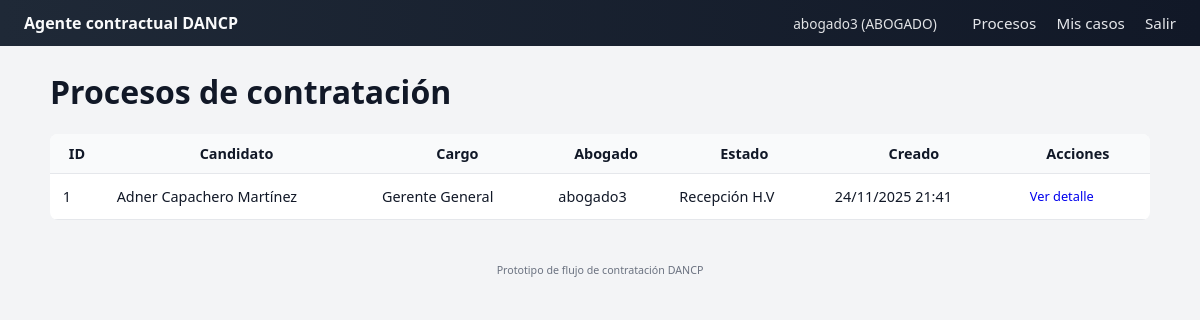
The app's page / (signed in) with its own data.
### app.py (models this page shows, shortened)
class User(db.Model, UserMixin):
    __tablename__ = "usuarios"
    id = db.Column(db.Integer, primary_key=True)
    username = db.Column(db.String(80), unique=True, nullable=False)
    password_hash = db.Column(db.String(255), nullable=False)
    rol = db.Column(db.String(20), nullable=False)  # "USUARIO" o "ABOGADO"
    procesos_abogado = db.relationship(
        "ProcesoContratacion",
        back_populates="abogado",
        lazy="dynamic",
    )

class ProcesoContratacion(db.Model):
    __tablename__ = "procesos_contratacion"
    id = db.Column(db.Integer, primary_key=True)
    nombre_candidato = db.Column(db.String(120), nullable=False)
    telefono = db.Column(db.String(50))
    identificacion = db.Column(db.String(50))
    correo = db.Column(db.String(120))
    cargo = db.Column(db.String(120), nullable=False)
    area = db.Column(db.String(120))
    cv_filename = db.Column(db.String(255))  # archivo almacenado
    estado_index = db.Column(db.Integer, default=0)
    observaciones = db.Column(db.Text)
    abogado_id = db.Column(db.Integer, db.ForeignKey("usuarios.id"))
    abogado = db.relationship("User", back_populates="procesos_abogado")
    fecha_creacion = db.Column(db.DateTime, default=datetime.utcnow)
    fecha_actualizacion = db.Column(
        db.DateTime, default=datetime.utcnow, onupdate=datetime.utcnow
    )
    def estado_actual(self) -> str:
        try:
            return ESTADOS_PROCESO[self.estado_index]
        except IndexError:
            return "Desconocido"

### app.py (the view)
@app.route("/")
@login_required
def index():
    if current_user.rol == "ABOGADO":
        procesos = ProcesoContratacion.query.filter_by(
            abogado_id=current_user.id
        ).order_by(ProcesoContratacion.fecha_creacion.desc()).all()
    else:
        procesos = ProcesoContratacion.query.order_by(
            ProcesoContratacion.fecha_creacion.desc()
        ).all()
    return render_template(
        "index.html",
        procesos=procesos,
        ESTADOS=ESTADOS_PROCESO,
    )

### app.py (called while the page is built)
@login_manager.user_loader
def load_user(user_id):
    return User.query.get(int(user_id))

### templates/index.html (shortened to what this page needs)
{% extends "base.html" %}
{% block content %}
<h1>Procesos de contratación</h1>
<table class="tabla">
    <thead>
    <tr>
        <th>ID</th>
        <th>Candidato</th>
        <th>Cargo</th>
        <th>Abogado</th>
        <th>Estado</th>
        <th>Creado</th>
        <th>Acciones</th>
    </tr>
    </thead>
    <tbody>
    {% for p in procesos %}
        <tr>
            <td>{{ p.id }}</td>
            <td>{{ p.nombre_candidato }}</td>
            <td>{{ p.cargo }}</td>
            <td>{{ p.abogado.username if p.abogado else '-' }}</td>
            <td>{{ p.estado_actual() }}</td>
            <td>{{ p.fecha_creacion.strftime("%d/%m/%Y %H:%M") }}</td>
            <td>
                <a class="btn btn-small" href="{{ url_for('detalle_proceso', proceso_id=p.id) }}">
                    Ver detalle
                </a>
            </td>
        </tr>
    {% else %}
        <tr>
            <td colspan="7" style="text-align:center;">No hay procesos registrados.</td>
        </tr>
    {% endfor %}
    </tbody>
</table>
{% endblock %}

### templates/base.html (shortened to what this page needs)
<!DOCTYPE html>
<html lang="es">
<head>
    <link rel="stylesheet" href="{{ url_for('static', filename='css/styles.css') }}">
</head>
<body>
<nav class="navbar">
    <div class="navbar-brand">Agente contractual DANCP</div>
    <div class="navbar-links">
        {% if current_user.is_authenticated %}
            <span class="navbar-user">
                {{ current_user.username }} ({{ current_user.rol }})
            </span>
            <a href="{{ url_for('index') }}">Procesos</a>
            {% if current_user.rol == 'ABOGADO' %}
                <a href="{{ url_for('mis_casos') }}">Mis casos</a>
            {% endif %}
            <a href="{{ url_for('logout') }}">Salir</a>
        {% else %}
            <a href="{{ url_for('login') }}">Iniciar sesión</a>
        {% endif %}
    </div>
</nav>
<main class="container">
    {% block content %}{% endblock %}
</main>
<footer class="footer">
    <small>Prototipo de flujo de contratación DANCP</small>
</footer>
</body>
</html>

### static/css/styles.css (style rules this page uses)
body { font-family: system-ui, -apple-system, BlinkMacSystemFont, "Segoe UI", sans-serif; margin: 0; background: #f3f4f6; color: #111827; }
.navbar { display: flex; justify-content: space-between; padding: 0.75rem 1.5rem; background: linear-gradient(90deg, #1f2937, #111827); color: #f9fafb; }
.navbar a { color: #e5e7eb; margin-left: 1rem; text-decoration: none; font-size: 0.95rem; }
.navbar-brand { font-weight: 600; }
.navbar-user { margin-right: 1rem; font-size: 0.85rem; opacity: 0.9; }
.container { max-width: 1100px; margin: 1.5rem auto; padding: 0 1rem; }
.footer { text-align: center; padding: 1rem; font-size: 0.8rem; color: #6b7280; }
.btn { display: inline-block; padding: 0.4rem 0.9rem; border-radius: 0.4rem; border: none; cursor: pointer; font-size: 0.9rem; text-decoration: none; }
.btn-small { font-size: 0.8rem; padding: 0.25rem 0.7rem; }
.tabla { width: 100%; border-collapse: collapse; margin-top: 1rem; background: #ffffff; border-radius: 0.5rem; overflow: hidden; }
.tabla th, .tabla td { padding: 0.6rem 0.8rem; border-bottom: 1px solid #e5e7eb; font-size: 0.9rem; }
.tabla thead { background: #f9fafb; }

### records on screen
User: username "abogado3", rol "ABOGADO"
ProcesoContratacion: id "1", nombre_candidato "Adner Capachero Martínez", cargo "Gerente General", abogado "abogado3", estado_actual "Recepción H.V", fecha_creacion "24/11/2025 21:41"
